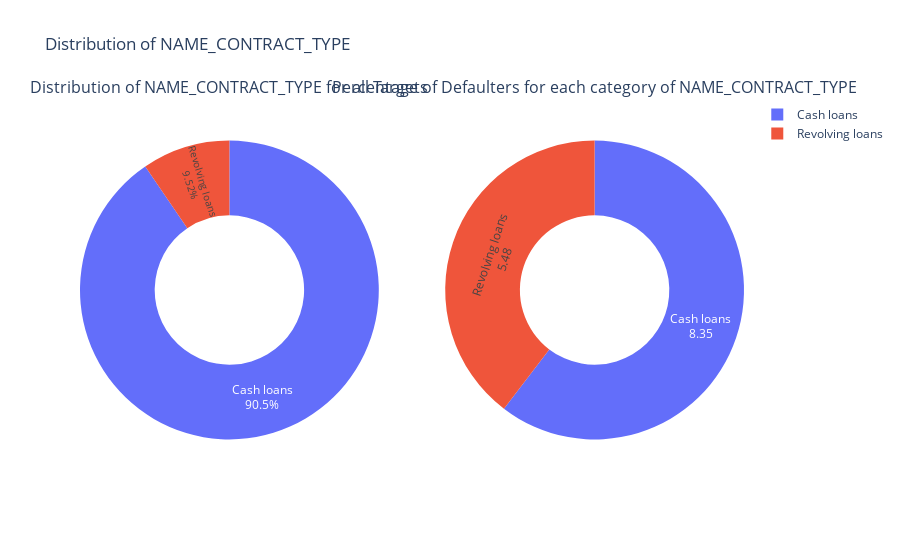

This figure's notebook cell:
### Markdown cell above
$\color{blue}{\text{-- Plotting CATEGORICAL variables}}$

### Code cell
#let us first see the unique categories of 'NAME_CONTRACT_TYPE'
print_unique_categories(app_train, 'NAME_CONTRACT_TYPE')

#plotting the Pie Plot for the column
plot_categorical_variables_pie(app_train, 'NAME_CONTRACT_TYPE', hole = 0.5)
print('-'*100)

### Figure 1 — Plotly figure (JSON) as saved in the notebook; plotly's stock layout.template omitted (floating-point values rounded to 4 significant figures)
{"data": [{"textposition": "inside", "domain": {"y": [0, 1], "x": [0, 0.45]}, "labels": ["Cash loans", "Revolving loans"], "values": [278232, 29279], "textinfo": "label+percent", "hole": 0.5, "type": "pie"}, {"domain": {"y": [0, 1], "x": [0.55, 1]}, "labels": ["Cash loans", "Revolving loans"], "values": [8.35, 5.48], "hoverinfo": "label+value", "textinfo": "label+value", "hole": 0.5, "type": "pie"}], "layout": {"annotations": [{"yanchor": "bottom", "xref": "paper", "xanchor": "center", "yref": "paper", "text": "Distribution of NAME_CONTRACT_TYPE for all Targets", "y": 1, "x": 0.225, "font": {"size": 16}, "showarrow": false}, {"yanchor": "bottom", "xref": "paper", "xanchor": "center", "yref": "paper", "text": "Percentage of Defaulters for each category of NAME_CONTRACT_TYPE", "y": 1, "x": 0.775, "font": {"size": 16}, "showarrow": false}], "title": {"text": "Distribution of NAME_CONTRACT_TYPE"}}}
